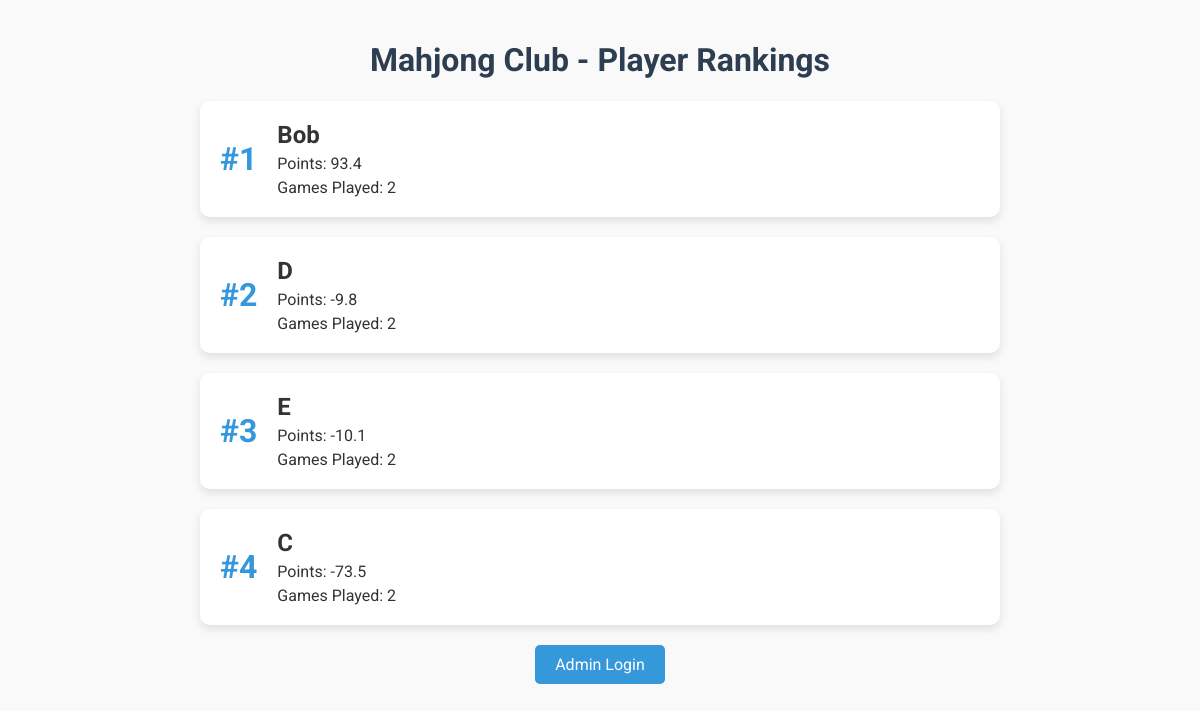
The page / on the database its author committed.
### tables this page shows
CREATE TABLE players (
    player_id INTEGER PRIMARY KEY AUTOINCREMENT,
    name TEXT UNIQUE NOT NULL,
    games_played INTEGER DEFAULT 0,
    rank1_count INTEGER DEFAULT 0,
    rank2_count INTEGER DEFAULT 0,
    rank3_count INTEGER DEFAULT 0,
    rank4_count INTEGER DEFAULT 0
);

### app.py (the view)
@app.route("/")
def home():
    conn = get_db_connection()
    cursor = conn.cursor()
    cursor.execute("""
    SELECT
        p.name,
        COUNT(g.game_id) AS games_played,
        SUM(CASE
            WHEN g.player1 = p.name THEN g.final_score1
            WHEN g.player2 = p.name THEN g.final_score2
            WHEN g.player3 = p.name THEN g.final_score3
            WHEN g.player4 = p.name THEN g.final_score4
            ELSE 0
        END) AS total_points
    FROM players p
    LEFT JOIN games g
        ON p.name IN (g.player1, g.player2, g.player3, g.player4)
    GROUP BY p.name
    ORDER BY total_points DESC
    """)
    players = cursor.fetchall()
    conn.close()
    return render_template("home.html", players=players)

### app.py (called while the page is built)
def get_db_connection():
    conn = sqlite3.connect('mahjong.db')
    conn.row_factory = sqlite3.Row  # Return rows as dictionaries
    return conn

### templates/home.html (shortened to what this page needs)
<!DOCTYPE html>
<html lang="en">
<head>
</head>
<body>
    <div class="container">
        <h1>Mahjong Club - Player Rankings</h1>
        {% for player in players %}
        <div class="ranking-card">
            <div class="rank">#{{ loop.index }}</div>
            <div class="player-details">
                <div class="player-name">{{ player['name'] }}</div>
                <div class="points">Points: {{ player['total_points'] }}</div>
                <div class="games-played">Games Played: {{ player['games_played'] }}</div>
            </div>
        </div>
        {% endfor %}
        <div class="admin-link">
            <a href="/admin-login">Admin Login</a>
        </div>
    </div>
</body>
</html>

### templates/home.html (style rules this page uses)
body { font-family: 'Roboto', sans-serif; background-color: #f9f9f9; color: #333; margin: 0; padding: 20px; }
.container { max-width: 800px; margin: 0 auto; }
h1 { text-align: center; color: #2c3e50; }
.ranking-card { background-color: #ffffff; box-shadow: 0 4px 8px rgba(0, 0, 0, 0.1); border-radius: 10px; padding: 20px; margin-bottom: 20px; display: flex; align-items: center; transition: transform 0.2s; }
.rank { font-size: 2em; font-weight: bold; color: #3498db; margin-right: 20px; }
.player-details { flex-grow: 1; }
.player-name { font-size: 1.5em; font-weight: 700; }
.points, .games-played { font-size: 1em; margin-top: 5px; }
.admin-link { text-align: center; margin-top: 30px; }
.admin-link a { text-decoration: none; background-color: #3498db; color: #ffffff; padding: 10px 20px; border-radius: 5px; transition: background-color 0.3s; }

### rows shown on the page
players: name "Bob", total_points "93.4", games_played "2"

### other values the page prints
{{ player['name'] }} "D" "E" "C"
{{ player['total_points'] }} "-9.8" "-10.1" "-73.5"
{{ player['games_played'] }} "2" "2" "2"
